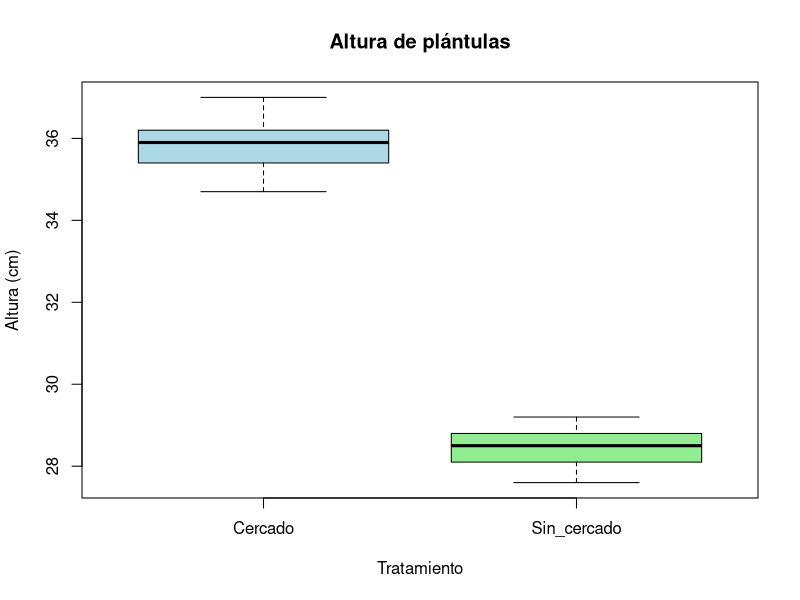

Reproduce this figure in R. (Note: this script raises an error after producing the figure.)
# =========================================
# EXAMEN FINAL - DISEÑOS EXPERIMENTALES
# Comparación de crecimiento de plántulas
# =========================================
# Limpiar entorno
rm(list=ls())
# -----------------------------
# Datos
# -----------------------------
cercado <- c(
  35.2, 36.1, 34.8, 37.0, 35.9,
  36.5, 34.9, 35.7, 36.2, 35.4,
  36.8, 35.1, 36.0, 35.6, 34.7,
  36.4, 35.8, 36.1, 35.3, 36.6,
  35.5, 36.3, 35.9, 36.0, 35.7
)
sin_cercado <- c(
  28.1, 29.0, 27.8, 28.5, 29.2,
  28.7, 27.9, 28.4, 29.1, 28.3,
  28.8, 27.7, 28.6, 28.9, 27.6,
  29.0, 28.2, 28.5, 27.8, 28.7,
  28.4, 29.1, 28.6, 27.9, 28.3
)
# -----------------------------
# Crear dataframe
# -----------------------------
altura <- c(cercado, sin_cercado)
tratamiento <- factor(c(
  rep("Cercado", 25),
  rep("Sin_cercado", 25)
))
datos <- data.frame(tratamiento, altura)
# -----------------------------
# Estadística descriptiva
# -----------------------------
aggregate(altura ~ tratamiento,
          data = datos,
          FUN = mean)
aggregate(altura ~ tratamiento,
          data = datos,
          FUN = sd)
# -----------------------------
# Boxplot
# -----------------------------
boxplot(altura ~ tratamiento,
        data = datos,
        col = c("lightblue", "lightgreen"),
        main = "Altura de plántulas",
        xlab = "Tratamiento",
        ylab = "Altura (cm)")
# -----------------------------
# Prueba de normalidad
# -----------------------------
shapiro.test(cercado)
shapiro.test(sin_cercado)
# -----------------------------
# Homogeneidad de varianzas
# -----------------------------
# Instalar paquete si no existe
install.packages("car")
library(car)
leveneTest(altura ~ tratamiento,
           data = datos)
# -----------------------------
# Prueba t independiente
# -----------------------------
t.test(cercado,
       sin_cercado,
       var.equal = TRUE)
# =========================================
# FIN DEL SCRIPT
# =========================================
